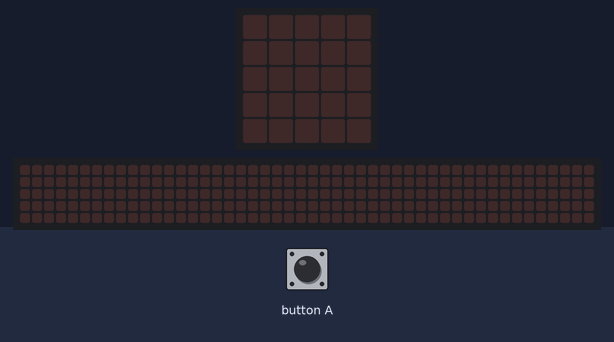
Recording of a program running on a simulated BBC micro:bit (MakeCode). Shown: the board's 5×5 LED display, a strip that is not on the board, showing the scrolling text unrolled. The test bench sets the inputs (shaded band). Random numbers come from a fixed seed; the 48×5 strip is a reading aid, not a part: it shows the text the display is scrolling, unrolled, one strip-width of it at a time.

Above: at 1.2 s.
1.3 s: button A pressed for 0.15 s
At 1.52 s:
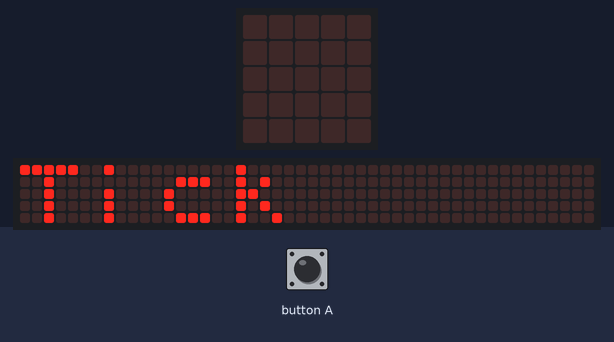
4.3 s: button A pressed for 0.15 s
At 6.02 s:
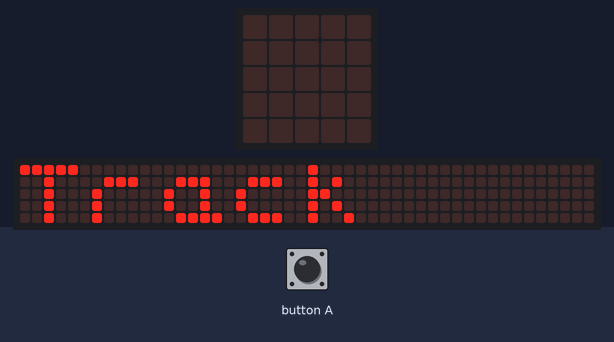
7.4 s: button A pressed for 0.15 s
10.5 s: button A pressed for 0.15 s
At 15.92 s:
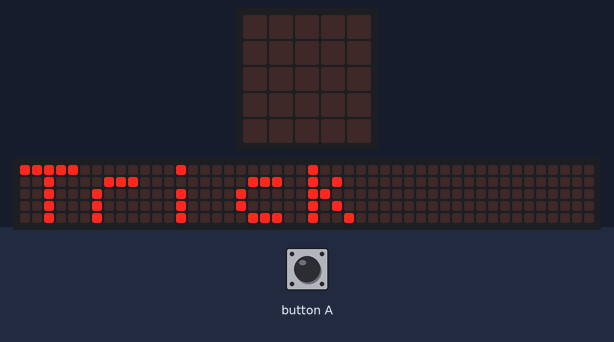
16.6 s: button A pressed for 0.15 s
At 21.47 s:
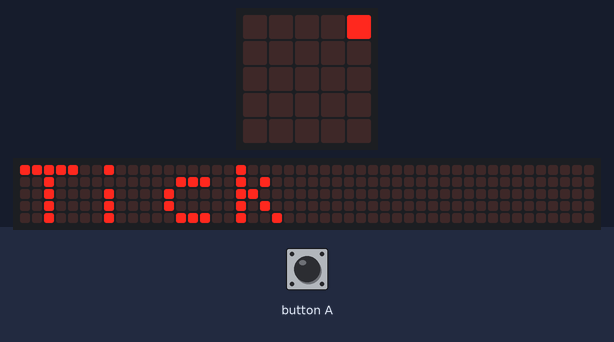
25.7 s: button A pressed for 0.15 s
At 26.07 s:
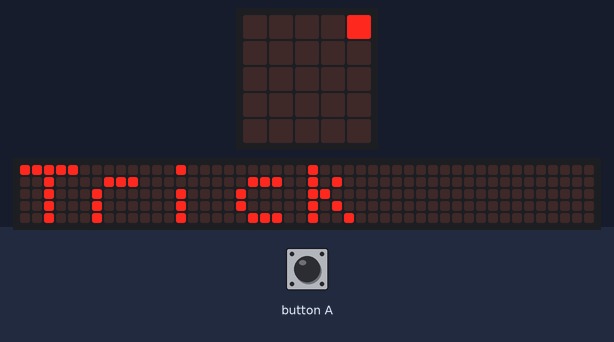

Measured:
- after the input at 1.3 s, the display: changes after 0.15 s (image 1)

The program:

main.ts
```typescript
let Schüler = 0
input.onButtonPressed(Button.A, function () {
    Schüler = randint(1, 3)
    if (Schüler == 1) {
        basic.showString("Tick")
    } else if (Schüler == 2) {
        basic.showString("Trick")
    } else if (Schüler == 3) {
        basic.showString("Track")
    }
})
```

test.ts
```typescript
// Hier kann man Tests durchführen; diese Datei wird nicht kompiliert, wenn dieses Paket als Erweiterung verwendet wird.
```
